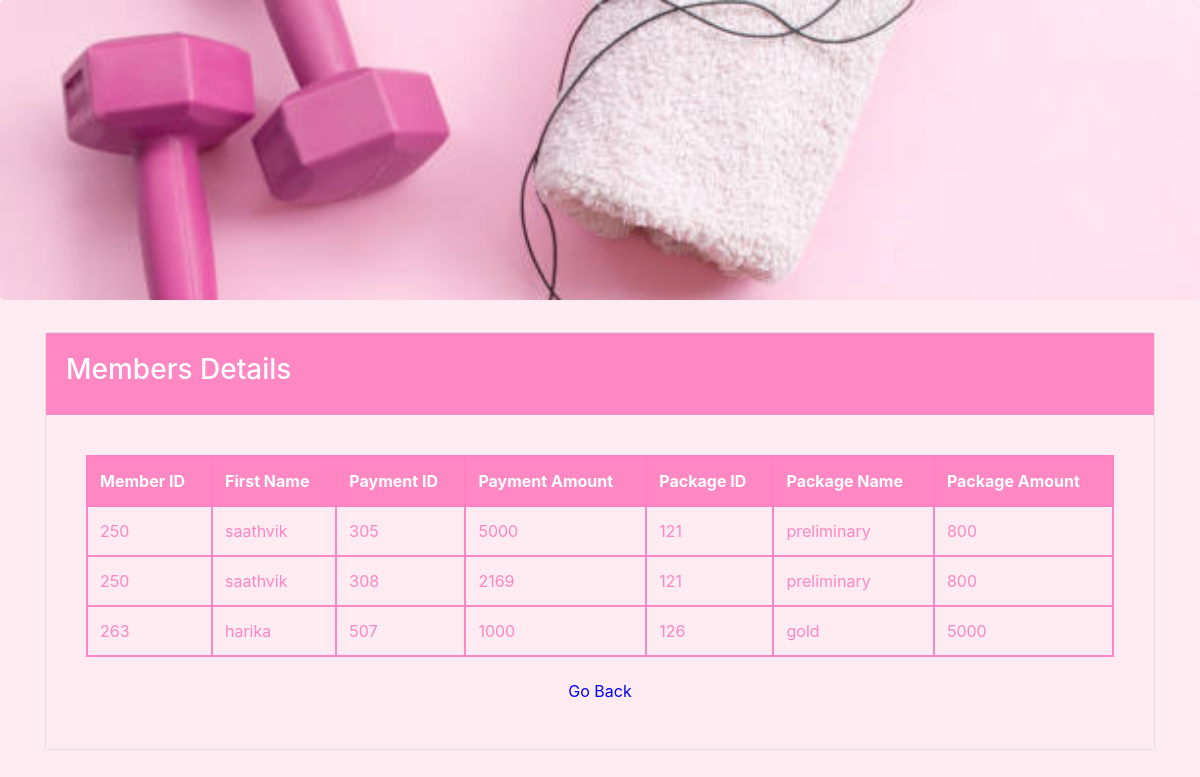
Screenshot of /member_payment_package.php with the database file from the repository.
### tables this page shows
CREATE TABLE `members` (
  `fname` varchar(40) NOT NULL,
  `lname` varchar(40) NOT NULL,
  `email` varchar(40) NOT NULL,
  `member_id` int(11) NOT NULL,
  `Trainer_id` int(11) DEFAULT NULL,
  `Package_id` int(11) DEFAULT NULL,
  `start_date` date DEFAULT NULL,
  `end_date` date DEFAULT NULL
);

CREATE TABLE `payment` (
  `Payment_id` int(11) NOT NULL,
  `Amount` int(20) NOT NULL,
  `Member_id` int(11) DEFAULT NULL,
  `payment_type` varchar(20) NOT NULL,
  `payment_activity` varchar(255) DEFAULT NULL
);

CREATE TABLE `package` (
  `Package_id` int(11) NOT NULL,
  `Package_name` varchar(40) NOT NULL,
  `Amount` int(20) NOT NULL
);

### func.php (the view, shortened to what this page needs)
<?php
$con = mysqli_connect("localhost", "root", "", "loginsystem");
if(!function_exists('get_member_payment_package')){
    function get_member_payment_package() {
        global $con;
        $query = "
            SELECT
                m.Member_id,
                m.fname,
                p.Payment_id,
                p.Amount AS payment_amount,
                pk.Package_id AS package_id,
                pk.Package_name,
                pk.Amount AS package_amount
            FROM members m
            JOIN payment p ON m.Member_id = p.Member_id
            JOIN package pk ON m.Package_id = pk.Package_id
        ";
        $result = mysqli_query($con, $query);
        while ($row = mysqli_fetch_assoc($result)) {
            echo "<tr>
                    <td style='border: 2px solid #ff87c3;'>{$row['Member_id']}</td>
                    <td style='border: 2px solid #ff87c3;'>{$row['fname']}</td>
                    <td style='border: 2px solid #ff87c3;'>{$row['Payment_id']}</td>
                    <td style='border: 2px solid #ff87c3;'>{$row['payment_amount']}</td>
                    <td style='border: 2px solid #ff87c3;'>{$row['package_id']}</td>
                    <td style='border: 2px solid #ff87c3;'>{$row['Package_name']}</td>
                    <td style='border: 2px solid #ff87c3;'>{$row['package_amount']}</td>
                  </tr>";
        }
    }
}
?>

### member_payment_package.php (shortened to what this page needs)
<!DOCTYPE html>
<?php include("func.php"); ?>
<html>
<head>
    <link rel="stylesheet" href="https://maxcdn.bootstrapcdn.com/bootstrap/4.0.0-beta/css/bootstrap.min.css"
>
</head>
<body style="background-color:#ffebf2;">
    <div class="jumbotron" style="background: url('images/2.jpg') no-repeat; background-size: cover; height: 300px;"></div>
    <div class="container">
        <div class="card" >
            <div class="card-body" style="background-color:#ff87c3; color:#ffffff;">
                <div class="row">
                    <div class="col-md-3">
                        <h3>Members Details</h3>
                    </div>
                </div>
            </div>
            <div class="card-body" style="background-color:#ffebf2; color:#ff87c3;">
                <div class="card-body">
                    <table class="table table-hover tbale-bordered" style="border: 2px solid #ff87c3; border-collapse: collapse;">
                        <thead class="thead-dark">
                            <tr style="border: 2px solid #ff87c3;">
                                <th style="border: 2px solid #ff80c3; background-color:#ff87c3;color: #ffffff">Member ID </th>
                                <th style="border: 2px solid #ff80c3; background-color:#ff87c3;color: #ffffff">First Name</th>
                                <th style="border: 2px solid #ff80c3; background-color:#ff87c3;color: #ffffff">Payment ID </th>
                                <th style="border: 2px solid #ff80c3; background-color:#ff87c3;color: #ffffff">Payment Amount</th>
                                <th style="border: 2px solid #ff80c3; background-color:#ff87c3;color: #ffffff">Package ID</th>
                                <th style="border: 2px solid #ff80c3; background-color:#ff87c3;color: #ffffff">Package Name</th>
                                <th style="border: 2px solid #ff80c3; background-color:#ff87c3;color: #ffffff">Package Amount</th>
                            </tr>
                        </thead>
                        <tbody>
                            <?php get_member_payment_package(); ?>
                        </tbody>
                    </table>
                    <div class="col-md" style="text-align: center;">
                        <a href="admin-panel.php" class="btn btn-light" style="background-color: transparent; border: 0; color:blue; ">Go Back</a>
                    </div>
                </div>
            </div>
        </div>
    </div>
</body>
</html>

### rows the page displays
members: member_id "250", fname "saathvik", payment.Payment_id "305", payment.Amount "5000", Package.Package_id "121", Package.Package_name "preliminary", Package.Amount "800", payment.Payment_id "308", payment.Amount "2169"
members: member_id "263", fname "harika", payment.Payment_id "507", payment.Amount "1000", Package.Package_id "126", Package.Package_name "gold", Package.Amount "5000"
